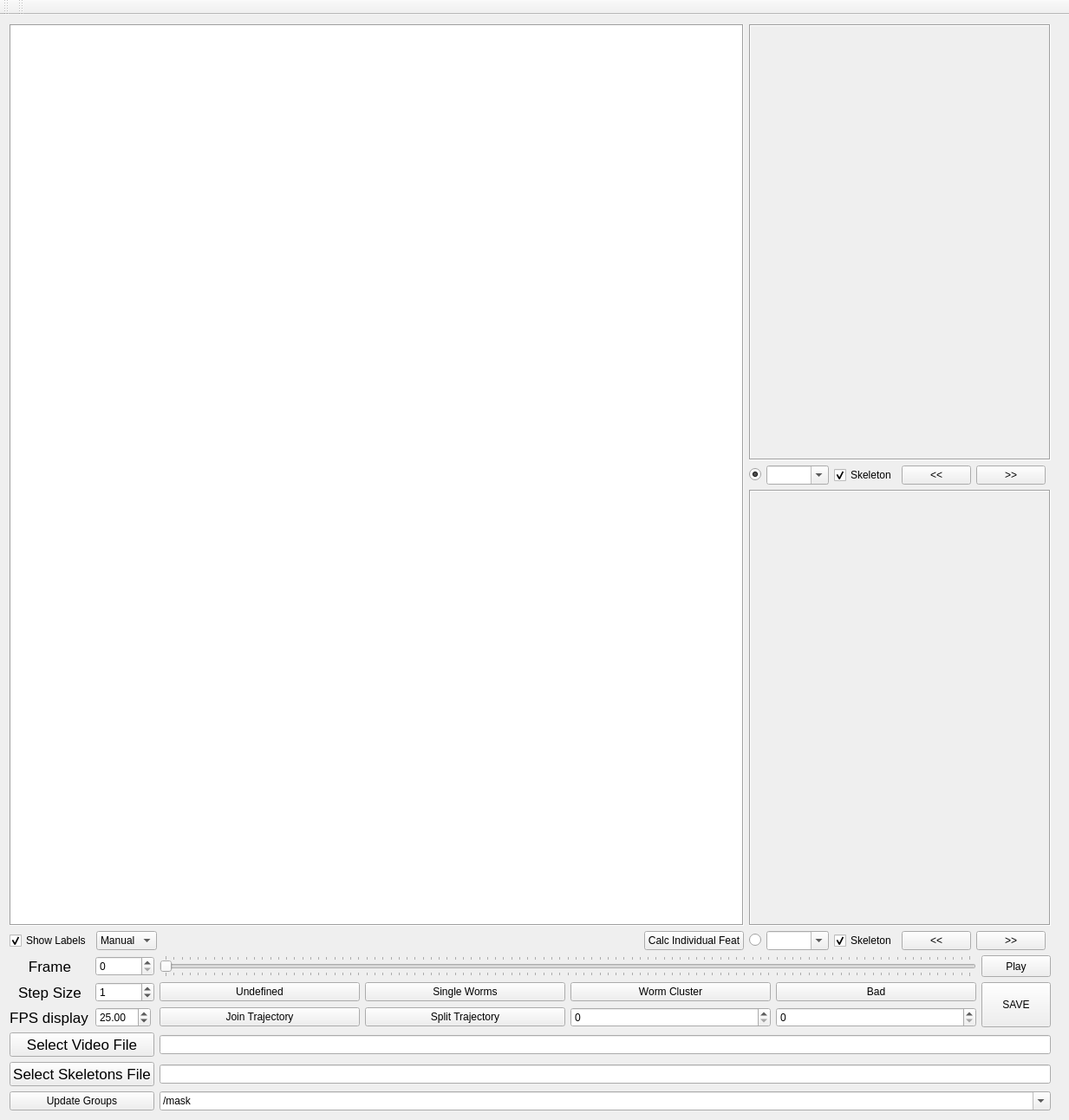
<?xml version="1.0" encoding="UTF-8"?>
<ui version="4.0">
 <class>ImageViewer</class>
 <widget class="QMainWindow" name="ImageViewer">
  <property name="geometry">
   <rect>
    <x>0</x>
    <y>0</y>
    <width>1233</width>
    <height>1292</height>
   </rect>
  </property>
  <property name="sizePolicy">
   <sizepolicy hsizetype="Preferred" vsizetype="Fixed">
    <horstretch>0</horstretch>
    <verstretch>0</verstretch>
   </sizepolicy>
  </property>
  <property name="windowTitle">
   <string>ImageViewer</string>
  </property>
  <property name="layoutDirection">
   <enum>Qt::LeftToRight</enum>
  </property>
  <widget class="QWidget" name="centralWidget">
   <property name="enabled">
    <bool>true</bool>
   </property>
   <layout class="QGridLayout" name="gridLayout_4">
    <item row="1" column="0">
     <layout class="QGridLayout" name="gridLayout">
      <item row="0" column="1">
       <widget class="QSpinBox" name="spinBox_frame"/>
      </item>
      <item row="3" column="3" colspan="5">
       <widget class="QLineEdit" name="lineEdit_video">
        <property name="text">
         <string/>
        </property>
       </widget>
      </item>
      <item row="3" column="0" colspan="2">
       <widget class="QPushButton" name="pushButton_video">
        <property name="sizePolicy">
         <sizepolicy hsizetype="Expanding" vsizetype="Fixed">
          <horstretch>0</horstretch>
          <verstretch>0</verstretch>
         </sizepolicy>
        </property>
        <property name="font">
         <font>
          <pointsize>13</pointsize>
         </font>
        </property>
        <property name="text">
         <string>Select Video File</string>
        </property>
       </widget>
      </item>
      <item row="0" column="0">
       <widget class="QLabel" name="label_frame">
        <property name="font">
         <font>
          <pointsize>13</pointsize>
         </font>
        </property>
        <property name="text">
         <string>Frame</string>
        </property>
        <property name="alignment">
         <set>Qt::AlignCenter</set>
        </property>
       </widget>
      </item>
      <item row="4" column="0" colspan="2">
       <widget class="QPushButton" name="pushButton_skel">
        <property name="sizePolicy">
         <sizepolicy hsizetype="Expanding" vsizetype="Fixed">
          <horstretch>0</horstretch>
          <verstretch>0</verstretch>
         </sizepolicy>
        </property>
        <property name="font">
         <font>
          <pointsize>13</pointsize>
         </font>
        </property>
        <property name="text">
         <string>Select Skeletons File</string>
        </property>
       </widget>
      </item>
      <item row="4" column="3" colspan="5">
       <widget class="QLineEdit" name="lineEdit_skel"/>
      </item>
      <item row="0" column="7">
       <widget class="QPushButton" name="playButton">
        <property name="sizePolicy">
         <sizepolicy hsizetype="Minimum" vsizetype="Minimum">
          <horstretch>0</horstretch>
          <verstretch>0</verstretch>
         </sizepolicy>
        </property>
        <property name="text">
         <string>Play</string>
        </property>
        <property name="checkable">
         <bool>false</bool>
        </property>
       </widget>
      </item>
      <item row="1" column="1">
       <widget class="QSpinBox" name="spinBox_step">
        <property name="maximum">
         <number>100000</number>
        </property>
        <property name="value">
         <number>1</number>
        </property>
       </widget>
      </item>
      <item row="2" column="0">
       <widget class="QLabel" name="label_fps">
        <property name="sizePolicy">
         <sizepolicy hsizetype="Maximum" vsizetype="Preferred">
          <horstretch>0</horstretch>
          <verstretch>0</verstretch>
         </sizepolicy>
        </property>
        <property name="font">
         <font>
          <pointsize>13</pointsize>
         </font>
        </property>
        <property name="text">
         <string>FPS display</string>
        </property>
        <property name="alignment">
         <set>Qt::AlignCenter</set>
        </property>
       </widget>
      </item>
      <item row="2" column="1">
       <widget class="QDoubleSpinBox" name="doubleSpinBox_fps">
        <property name="sizePolicy">
         <sizepolicy hsizetype="Maximum" vsizetype="Fixed">
          <horstretch>0</horstretch>
          <verstretch>0</verstretch>
         </sizepolicy>
        </property>
        <property name="maximum">
         <double>100.000000000000000</double>
        </property>
        <property name="value">
         <double>25.000000000000000</double>
        </property>
       </widget>
      </item>
      <item row="5" column="3" colspan="5">
       <widget class="QComboBox" name="comboBox_h5path">
        <property name="editable">
         <bool>true</bool>
        </property>
        <item>
         <property name="text">
          <string>/mask</string>
         </property>
        </item>
        <item>
         <property name="text">
          <string>/full_data</string>
         </property>
        </item>
       </widget>
      </item>
      <item row="1" column="0">
       <widget class="QLabel" name="label_step">
        <property name="font">
         <font>
          <pointsize>13</pointsize>
         </font>
        </property>
        <property name="text">
         <string>Step Size</string>
        </property>
        <property name="alignment">
         <set>Qt::AlignCenter</set>
        </property>
       </widget>
      </item>
      <item row="2" column="5">
       <widget class="QSpinBox" name="spinBox_join1">
        <property name="showGroupSeparator" stdset="0">
         <bool>false</bool>
        </property>
        <property name="maximum">
         <number>999999999</number>
        </property>
       </widget>
      </item>
      <item row="2" column="6">
       <widget class="QSpinBox" name="spinBox_join2">
        <property name="maximum">
         <number>999999999</number>
        </property>
       </widget>
      </item>
      <item row="2" column="3">
       <widget class="QPushButton" name="pushButton_join">
        <property name="text">
         <string>Join Trajectory</string>
        </property>
       </widget>
      </item>
      <item row="2" column="4">
       <widget class="QPushButton" name="pushButton_split">
        <property name="text">
         <string>Split Trajectory</string>
        </property>
       </widget>
      </item>
      <item row="1" column="7" rowspan="2">
       <widget class="QPushButton" name="pushButton_save">
        <property name="sizePolicy">
         <sizepolicy hsizetype="Maximum" vsizetype="Minimum">
          <horstretch>0</horstretch>
          <verstretch>0</verstretch>
         </sizepolicy>
        </property>
        <property name="text">
         <string>SAVE</string>
        </property>
       </widget>
      </item>
      <item row="1" column="3">
       <widget class="QPushButton" name="pushButton_U">
        <property name="text">
         <string>Undefined</string>
        </property>
       </widget>
      </item>
      <item row="1" column="4">
       <widget class="QPushButton" name="pushButton_W">
        <property name="text">
         <string>Single Worms</string>
        </property>
       </widget>
      </item>
      <item row="1" column="5">
       <widget class="QPushButton" name="pushButton_WS">
        <property name="text">
         <string>Worm Cluster</string>
        </property>
       </widget>
      </item>
      <item row="1" column="6">
       <widget class="QPushButton" name="pushButton_B">
        <property name="text">
         <string>Bad</string>
        </property>
       </widget>
      </item>
      <item row="5" column="0" colspan="2">
       <widget class="QPushButton" name="pushButton_h5groups">
        <property name="text">
         <string>Update Groups</string>
        </property>
       </widget>
      </item>
      <item row="0" column="3" colspan="4">
       <widget class="QSlider" name="imageSlider">
        <property name="sizePolicy">
         <sizepolicy hsizetype="Expanding" vsizetype="Fixed">
          <horstretch>0</horstretch>
          <verstretch>0</verstretch>
         </sizepolicy>
        </property>
        <property name="cursor">
         <cursorShape>OpenHandCursor</cursorShape>
        </property>
        <property name="mouseTracking">
         <bool>true</bool>
        </property>
        <property name="autoFillBackground">
         <bool>false</bool>
        </property>
        <property name="maximum">
         <number>100</number>
        </property>
        <property name="orientation">
         <enum>Qt::Horizontal</enum>
        </property>
        <property name="invertedAppearance">
         <bool>false</bool>
        </property>
        <property name="invertedControls">
         <bool>false</bool>
        </property>
        <property name="tickPosition">
         <enum>QSlider::TicksBothSides</enum>
        </property>
       </widget>
      </item>
     </layout>
    </item>
    <item row="0" column="1">
     <spacer name="verticalSpacer_4">
      <property name="orientation">
       <enum>Qt::Vertical</enum>
      </property>
      <property name="sizeType">
       <enum>QSizePolicy::Preferred</enum>
      </property>
      <property name="sizeHint" stdset="0">
       <size>
        <width>10</width>
        <height>1000</height>
       </size>
      </property>
     </spacer>
    </item>
    <item row="0" column="0">
     <layout class="QGridLayout" name="gridLayout_3">
      <property name="sizeConstraint">
       <enum>QLayout::SetMaximumSize</enum>
      </property>
      <item row="4" column="6">
       <widget class="QCheckBox" name="checkBox_ROI2">
        <property name="text">
         <string>Skeleton</string>
        </property>
        <property name="checked">
         <bool>true</bool>
        </property>
       </widget>
      </item>
      <item row="1" column="6">
       <widget class="QCheckBox" name="checkBox_ROI1">
        <property name="text">
         <string>Skeleton</string>
        </property>
        <property name="checked">
         <bool>true</bool>
        </property>
       </widget>
      </item>
      <item row="1" column="5">
       <widget class="QComboBox" name="comboBox_ROI1">
        <property name="editable">
         <bool>true</bool>
        </property>
       </widget>
      </item>
      <item row="2" column="4" colspan="6">
       <widget class="QLabel" name="wormCanvas2">
        <property name="sizePolicy">
         <sizepolicy hsizetype="Ignored" vsizetype="Ignored">
          <horstretch>0</horstretch>
          <verstretch>0</verstretch>
         </sizepolicy>
        </property>
        <property name="frameShape">
         <enum>QFrame::Box</enum>
        </property>
        <property name="frameShadow">
         <enum>QFrame::Sunken</enum>
        </property>
        <property name="text">
         <string/>
        </property>
       </widget>
      </item>
      <item row="4" column="4">
       <widget class="QRadioButton" name="radioButton_ROI2">
        <property name="text">
         <string/>
        </property>
       </widget>
      </item>
      <item row="4" column="0">
       <widget class="QCheckBox" name="checkBox_showLabel">
        <property name="text">
         <string>Show Labels</string>
        </property>
        <property name="checked">
         <bool>true</bool>
        </property>
       </widget>
      </item>
      <item row="1" column="4">
       <widget class="QRadioButton" name="radioButton_ROI1">
        <property name="text">
         <string/>
        </property>
        <property name="checked">
         <bool>true</bool>
        </property>
       </widget>
      </item>
      <item row="4" column="5">
       <widget class="QComboBox" name="comboBox_ROI2">
        <property name="editable">
         <bool>true</bool>
        </property>
       </widget>
      </item>
      <item row="0" column="4" colspan="6">
       <widget class="QLabel" name="wormCanvas1">
        <property name="sizePolicy">
         <sizepolicy hsizetype="Ignored" vsizetype="Ignored">
          <horstretch>0</horstretch>
          <verstretch>0</verstretch>
         </sizepolicy>
        </property>
        <property name="frameShape">
         <enum>QFrame::Box</enum>
        </property>
        <property name="frameShadow">
         <enum>QFrame::Sunken</enum>
        </property>
        <property name="text">
         <string/>
        </property>
       </widget>
      </item>
      <item row="1" column="7">
       <widget class="QPushButton" name="pushButton_ROI1_RW">
        <property name="text">
         <string>&lt;&lt;</string>
        </property>
       </widget>
      </item>
      <item row="4" column="1">
       <widget class="QComboBox" name="comboBox_labelType">
        <item>
         <property name="text">
          <string>Manual</string>
         </property>
        </item>
        <item>
         <property name="text">
          <string>Auto</string>
         </property>
        </item>
       </widget>
      </item>
      <item row="4" column="2">
       <spacer name="horizontalSpacer_2">
        <property name="orientation">
         <enum>Qt::Horizontal</enum>
        </property>
        <property name="sizeType">
         <enum>QSizePolicy::Preferred</enum>
        </property>
        <property name="sizeHint" stdset="0">
         <size>
          <width>600</width>
          <height>20</height>
         </size>
        </property>
       </spacer>
      </item>
      <item row="4" column="3">
       <widget class="QPushButton" name="pushButton_feats">
        <property name="text">
         <string>Calc Individual Feat</string>
        </property>
       </widget>
      </item>
      <item row="4" column="8">
       <widget class="QPushButton" name="pushButton_ROI2_FF">
        <property name="text">
         <string>&gt;&gt;</string>
        </property>
       </widget>
      </item>
      <item row="1" column="8">
       <widget class="QPushButton" name="pushButton_ROI1_FF">
        <property name="sizePolicy">
         <sizepolicy hsizetype="Maximum" vsizetype="Fixed">
          <horstretch>0</horstretch>
          <verstretch>0</verstretch>
         </sizepolicy>
        </property>
        <property name="text">
         <string>&gt;&gt;</string>
        </property>
       </widget>
      </item>
      <item row="4" column="7">
       <widget class="QPushButton" name="pushButton_ROI2_RW">
        <property name="text">
         <string>&lt;&lt;</string>
        </property>
       </widget>
      </item>
      <item row="0" column="0" rowspan="3" colspan="4">
       <widget class="QGraphicsView" name="mainGraphicsView">
        <property name="sizePolicy">
         <sizepolicy hsizetype="Ignored" vsizetype="Ignored">
          <horstretch>0</horstretch>
          <verstretch>0</verstretch>
         </sizepolicy>
        </property>
        <property name="focusPolicy">
         <enum>Qt::ClickFocus</enum>
        </property>
        <property name="frameShape">
         <enum>QFrame::Box</enum>
        </property>
        <property name="verticalScrollBarPolicy">
         <enum>Qt::ScrollBarAlwaysOff</enum>
        </property>
        <property name="horizontalScrollBarPolicy">
         <enum>Qt::ScrollBarAlwaysOff</enum>
        </property>
        <property name="dragMode">
         <enum>QGraphicsView::ScrollHandDrag</enum>
        </property>
        <property name="transformationAnchor">
         <enum>QGraphicsView::AnchorUnderMouse</enum>
        </property>
        <property name="resizeAnchor">
         <enum>QGraphicsView::AnchorUnderMouse</enum>
        </property>
       </widget>
      </item>
     </layout>
    </item>
   </layout>
   <zorder></zorder>
   <zorder>verticalSpacer_4</zorder>
   <zorder></zorder>
  </widget>
  <widget class="QMenuBar" name="menuBar">
   <property name="geometry">
    <rect>
     <x>0</x>
     <y>0</y>
     <width>1233</width>
     <height>22</height>
    </rect>
   </property>
  </widget>
  <widget class="QToolBar" name="mainToolBar">
   <attribute name="toolBarArea">
    <enum>TopToolBarArea</enum>
   </attribute>
   <attribute name="toolBarBreak">
    <bool>false</bool>
   </attribute>
  </widget>
  <widget class="QToolBar" name="toolBar">
   <property name="windowTitle">
    <string>toolBar</string>
   </property>
   <attribute name="toolBarArea">
    <enum>TopToolBarArea</enum>
   </attribute>
   <attribute name="toolBarBreak">
    <bool>false</bool>
   </attribute>
  </widget>
 </widget>
 <layoutdefault spacing="6" margin="11"/>
 <resources/>
 <connections/>
</ui>
